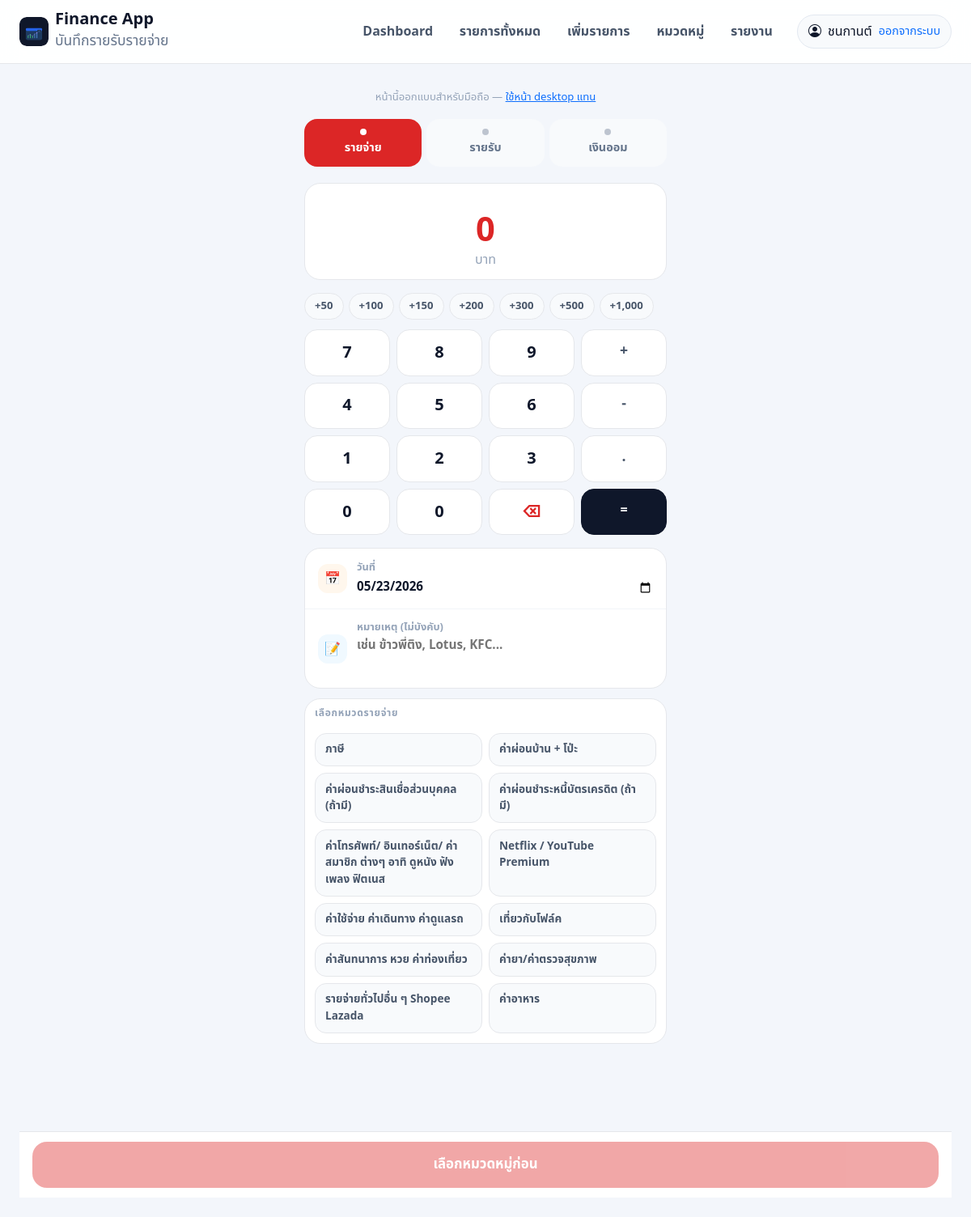
The app's page /add_mobile.php (signed in) with its own data.
### tables this page shows
CREATE TABLE `categories` (
  `id` int(11) NOT NULL AUTO_INCREMENT,
  `name` varchar(150) NOT NULL,
  `type` enum('income','expense','saving') NOT NULL,
  `sort_order` int(11) NOT NULL DEFAULT '0',
  `is_active` tinyint(1) NOT NULL DEFAULT '1',
  `created_at` datetime NOT NULL,
  `updated_at` datetime DEFAULT NULL,
  `import_alias` varchar(255) DEFAULT NULL,
  `user_id` int(11) DEFAULT NULL,
  PRIMARY KEY (`id`),
  KEY `idx_categories_user_id` (`user_id`),
  KEY `idx_categories_user_active_type_sort` (`user_id`,`is_active`,`type`,`sort_order`)
);

### config/functions.php (called while the page is built, shortened)
<?php
function h($value)
{
    return htmlspecialchars((string)$value, ENT_QUOTES, 'UTF-8');
}

### add_mobile.php (the view, shortened to what this page needs)
<?php
include 'config/db.php';
include 'config/functions.php';
mysqli_set_charset($conn, 'utf8');
$userId     = (int)$_SESSION['user_id'];
$categories = ['income' => [], 'saving' => [], 'expense' => []];
$rs = mysqli_query($conn, "
    SELECT id, name, type FROM categories
    WHERE is_active = 1 AND user_id = {$userId}
    ORDER BY FIELD(type,'income','saving','expense'), sort_order ASC, id ASC
");
while ($r = mysqli_fetch_assoc($rs)) {
    if (isset($categories[$r['type']])) $categories[$r['type']][] = $r;
}
$today         = date('Y-m-d');
$typeColors    = ['income' => '#15803d', 'expense' => '#dc2626', 'saving' => '#7c3aed'];
$typeBg        = ['income' => '#dcfce7', 'expense' => '#fee2e2', 'saving' => '#ede9fe'];
$presets = [50, 100, 150, 200, 300, 500, 1000];
include 'partials/header.php';
?>
<div class="mob-wrap">
  <div class="desktop-note">หน้านี้ออกแบบสำหรับมือถือ — <a href="add.php">ใช้หน้า desktop แทน</a></div>
  <form action="save_entry.php" method="post" id="mob-form">
    <div class="type-tabs">
      <?php foreach (['expense' => 'รายจ่าย', 'income' => 'รายรับ', 'saving' => 'เงินออม'] as $t => $label): ?>
        <div class="type-tab <?php echo $t === 'expense' ? 'active' : ''; ?>" data-type="<?php echo $t; ?>">
          <div class="type-tab-dot"></div>
          <?php echo $label; ?>
        </div>
      <?php endforeach; ?>
    </div>
    <div class="amount-display">
      <div class="amount-expression" id="amt-expr"></div>
      <div class="amount-value is-expense" id="amt-display">0</div>
      <div class="amount-unit">บาท</div>
    </div>
    <div class="preset-row" id="preset-row">
      <?php foreach ($presets as $p): ?>
        <div class="preset-chip" data-preset="<?php echo $p; ?>">+<?php echo number_format($p); ?></div>
      <?php endforeach; ?>
    </div>
    <div class="numpad">
      <?php
      $keys = ['7','8','9','+','4','5','6','-','1','2','3','.','0','0','⌫','='];
      foreach ($keys as $k):
        $cls = '';
        if (in_array($k, ['+','-','.'])) $cls = 'op';
        if ($k === '⌫') $cls = 'del';
        if ($k === '=') $cls = 'confirm';
      ?>
        <div class="nk <?php echo $cls; ?>" data-key="<?php echo h($k); ?>"><?php echo h($k); ?></div>
      <?php endforeach; ?>
    </div>
    <div class="field-card">
      <div class="field-row">
        <div class="field-icon" style="background:#fff7ed">📅</div>
        <div class="field-input">
          <div class="field-label">วันที่</div>
          <input type="date" id="disp-date" value="<?php echo $today; ?>">
        </div>
      </div>
      <div class="field-row">
        <div class="field-icon" style="background:#f0f9ff">📝</div>
        <div class="field-input">
          <div class="field-label">หมายเหตุ (ไม่บังคับ)</div>
          <textarea id="disp-note" rows="2" placeholder="เช่น ข้าวพี่ติง, Lotus, KFC..."></textarea>
        </div>
      </div>
    </div>
    <div class="field-card">
      <div class="cat-group-label" id="cat-group-label">เลือกหมวดรายจ่าย</div>
      <div class="cat-grid" id="cat-grid">
        <?php foreach (['expense','income','saving'] as $t):
          foreach ($categories[$t] as $cat): ?>
            <div class="cat-chip" data-cat-id="<?php echo $cat['id']; ?>"
                 data-cat-type="<?php echo $t; ?>"
                 data-cat-name="<?php echo h($cat['name']); ?>"
                 style="--cat-color:<?php echo $typeColors[$t]; ?>;--cat-bg:<?php echo $typeBg[$t]; ?>"
            ><?php echo h($cat['name']); ?></div>
        <?php endforeach; endforeach; ?>
      </div>
    </div>
  </form>
</div>
<div class="save-bar">
  <button class="save-btn is-expense" id="save-btn" disabled>เลือกหมวดหมู่ก่อน</button>
</div>
<?php include 'partials/footer.php'; ?>

### assets/css/style.css (style rules this page uses)
body { font-family:"Noto Sans Thai",system-ui,-apple-system,sans-serif;background:#f3f6fb;color:#0f172a }

### add_mobile.php (style rules this page uses)
:root { --mob-radius:20px;--mob-bottom:80px }
.mob-wrap { max-width:480px;margin:0 auto;padding:0 0 calc(var(--mob-bottom) + 1rem) }
.type-tabs { display:grid;grid-template-columns:repeat(3,1fr);gap:6px;margin-bottom:1.25rem }
.type-tab { border:2px solid transparent;border-radius:16px;padding:.65rem .5rem;text-align:center;font-size:.9rem;font-weight:700;cursor:pointer;transition:all .15s;background:#f8fafc;color:#64748b }
.type-tab.active { color:#fff }
.type-tab[data-type=expense].active { background:#dc2626;border-color:#dc2626 }
.type-tab-dot { width:8px;height:8px;border-radius:50%;margin:0 auto 5px;background:currentColor;opacity:.4 }
.type-tab.active .type-tab-dot { opacity:1;background:#fff }
.amount-display { text-align:center;padding:1.25rem 1rem .75rem;background:#fff;border-radius:var(--mob-radius);border:1px solid #e5e7eb;margin-bottom:1rem }
.amount-expression { font-size:.85rem;color:#94a3b8;min-height:1.2em;word-break:break-all }
.amount-value { font-size:2.6rem;font-weight:800;color:#0f172a;line-height:1.1 }
.amount-value.is-expense { color:#dc2626 }
.amount-unit { font-size:1rem;font-weight:400;color:#94a3b8 }
.numpad { display:grid;grid-template-columns:repeat(4,1fr);gap:8px;margin-bottom:1rem }
.nk { background:#fff;border:1px solid #e5e7eb;border-radius:16px;padding:.8rem .5rem;font-size:1.25rem;font-weight:700;text-align:center;cursor:pointer;color:#0f172a;transition:background .1s;-webkit-tap-highlight-color:transparent }
.nk.op { color:#475569;font-size:1.1rem }
.nk.del { color:#dc2626 }
.nk.confirm { background:#0f172a;color:#fff;border-color:#0f172a;font-size:1rem }
.field-card { background:#fff;border-radius:var(--mob-radius);border:1px solid #e5e7eb;margin-bottom:.75rem;overflow:hidden }
.field-row { display:flex;align-items:center;padding:.85rem 1rem;gap:.75rem;border-bottom:1px solid #f1f5f9 }
.field-row:last-child { border-bottom:none }
.field-icon { width:36px;height:36px;border-radius:12px;display:flex;align-items:center;justify-content:center;font-size:16px;flex-shrink:0 }
.field-label { font-size:.8rem;color:#94a3b8;font-weight:600;margin-bottom:2px }
.field-input { flex:1;min-width:0 }
.field-input input,.field-input select,.field-input textarea { width:100%;border:none;outline:none;background:transparent;font-size:.95rem;color:#0f172a;font-family:inherit;font-weight:600;padding:0 }
.field-input textarea { resize:none;line-height:1.4 }
.cat-grid { display:grid;grid-template-columns:repeat(2,1fr);gap:8px;padding:.75rem }
.cat-chip { border:1.5px solid #e5e7eb;border-radius:14px;padding:.6rem .75rem;font-size:.85rem;font-weight:600;cursor:pointer;color:#475569;background:#f8fafc;transition:all .12s;-webkit-tap-highlight-color:transparent }
.cat-group-label { font-size:.75rem;font-weight:700;color:#94a3b8;letter-spacing:.06em;text-transform:uppercase;padding:.5rem .75rem .2rem }
.save-bar { position:sticky;bottom:0;left:0;right:0;padding:.75rem 1rem;background:rgba(255,255,255,.95);backdrop-filter:blur(12px);border-top:1px solid #e5e7eb;z-index:50 }
.save-btn { width:100%;padding:1rem;border-radius:18px;border:none;font-size:1.05rem;font-weight:800;cursor:pointer;color:#fff;background:#0f172a;transition:opacity .15s;font-family:inherit }
.save-btn:disabled { opacity:.4;cursor:not-allowed }
.save-btn.is-expense { background:#dc2626 }
.preset-row { display:flex;gap:6px;flex-wrap:wrap;margin-bottom:.75rem }
.preset-chip { border:1px solid #e5e7eb;border-radius:99px;padding:.35rem .75rem;font-size:.82rem;font-weight:700;color:#475569;cursor:pointer;background:#f8fafc;-webkit-tap-highlight-color:transparent }
.desktop-note { display:none }
@media (min-width:600px) { .mob-wrap { padding:0 1rem calc(var(--mob-bottom) + 1rem) } }
@media (min-width:600px) { .desktop-note { display:block;text-align:center;padding:.5rem;color:#94a3b8;font-size:.82rem;margin-bottom:.5rem } }

### records on screen
categories: name "ภาษี"
categories: name "ค่าผ่อนบ้าน + โป่ะ"
categories: name "ค่าผ่อนชำระสินเชื่อส่วนบุคคล (ถ้ามี)"
categories: name "ค่าผ่อนชำระหนี้บัตรเครดิต (ถ้ามี)"
categories: name "ค่าโทรศัพท์/ อินเทอร์เน็ต/ ค่าสมาชิก ต่างๆ อาทิ ดูหนัง ฟังเพลง ฟิตเนส"
categories: name "Netflix / YouTube Premium"
categories: name "ค่าใช้จ่าย ค่าเดินทาง ค่าดูแลรถ"
categories: name "เที่ยวกับโฟล์ค"
categories: name "ค่าสันทนาการ หวย ค่าท่องเที่ยว"
categories: name "ค่ายา/ค่าตรวจสุขภาพ"
categories: name "รายจ่ายทั่วไปอื่น ๆ Shopee Lazada"
categories: name "ค่าอาหาร"

### other values on screen
$display_name "ชนกานต์"
$label "รายจ่าย"
$label "รายรับ"
$label "เงินออม"
$p "50"
$p "100"
$p "150"
$p "200"
$p "300"
$p "500"
$p "1,000"
$k "7"
$k "8"
$k "9"
$k "+"
